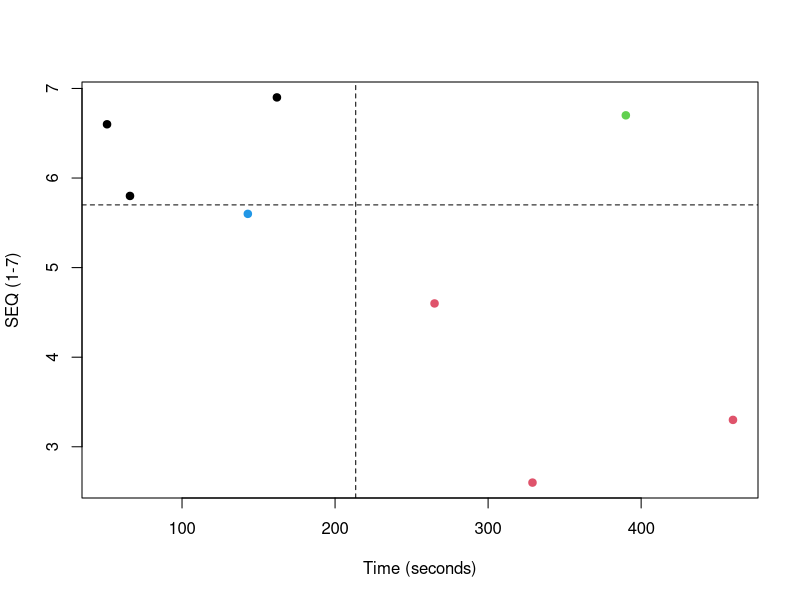

Write R code to recreate this figure.
## ---- chunk 1
set.seed(6)

task <- c("Login", "Update profile", "Reset password", "Search results",
          "Checkout", "Upload photo", "Contact support", "Delete account")
seq  <- round(runif(8, 1, 7), 1)
time <- round(runif(8, 20, 500))

data <- data.frame(task, seq, time)
data
## ---- chunk 2
median_seq  <- median(data$seq)
median_time <- median(data$time)

median_seq
median_time
## ---- chunk 3
data$group <- "Effortless"
data$group[data$time >  median_time & data$seq >= median_seq] <- "Invisible effort"
data$group[data$time >  median_time & data$seq <  median_seq] <- "Frustrating"
data$group[data$time <= median_time & data$seq <  median_seq] <- "Quick but annoying"

data
## ---- chunk 4
table(data$group)
## ---- chunk 5
plot(data$time, data$seq, col = as.factor(data$group), pch = 19,
     xlab = "Time (seconds)", ylab = "SEQ (1-7)")
abline(v = median_time, lty = 2)
abline(h = median_seq, lty = 2)
